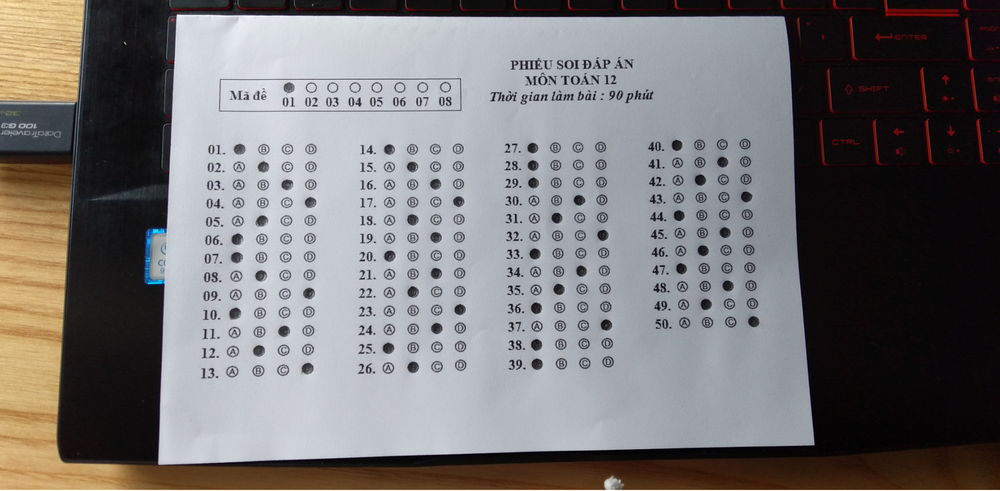
#> input picture Q.PNG, 1000 x 491 px, shrunk from 1777 x 873 before the run, found by its file name
$ python BTLNHOM21.py   (older library calls are emulated)
#> lines starting #> are read from the running program, lines starting #| are printed output that depends on the picture; after the words box and inside, x2 and y2 are one past the last pixel; in counts of white or black regions, pixels touching at a corner belong together
import cv2
import numpy as np
import math

import random
def drawText(image, txt):
	# font
	font = cv2.FONT_HERSHEY_SIMPLEX
	# org
	org = (50, 50)
	# fontScale
	fontScale = 1
	# Blue color in BGR
	color = (255, 0, 0)
	# Line thickness of 2 px
	thickness = 2
	# Using cv2.putText() method
	image = cv2.putText(image, txt, org, font,
						fontScale, color, thickness, cv2.LINE_AA)
	return

# Ham tinh khoang cach giua hai deim
def distance(p1,p2):
    my_dist = math.sqrt(((p1[0] - p2[0]) ** 2) + ((p1[1] - p2[1]) ** 2))
    return  my_dist

def sort_contours(cnts, method="left-to-right"):
	# initialize the reverse flag and sort index
	reverse = False
	i = 0
	# handle if we need to sort in reverse
	if method == "right-to-left" or method == "bottom-to-top":
		reverse = True
	# handle if we are sorting against the y-coordinate rather than
	# the x-coordinate of the bounding box
	if method == "top-to-bottom" or method == "bottom-to-top":
		i = 1
	# construct the list of bounding boxes and sort them from top to
	# bottom
	boundingBoxes = [cv2.boundingRect(c) for c in cnts]
	(cnts, boundingBoxes) = zip(*sorted(zip(cnts, boundingBoxes),
		key=lambda b:b[1][i], reverse=reverse))
	# return the list of sorted contours and bounding boxes
	return (cnts, boundingBoxes)

def order_points(pts):

	rect = np.zeros((4, 2), dtype="float32")

	s = pts.sum(axis=1)
	rect[0] = pts[np.argmin(s)]
	rect[2] = pts[np.argmax(s)]

	diff = np.diff(pts, axis=1)
	rect[1] = pts[np.argmin(diff)]
	rect[3] = pts[np.argmax(diff)]

	# return the ordered coordinates
	return rect

def four_point_transform(image, pts):


	rect = order_points(pts)
	(tl, tr, br, bl) = rect

	widthA = np.sqrt(((br[0] - bl[0]) ** 2) + ((br[1] - bl[1]) ** 2))
	widthB = np.sqrt(((tr[0] - tl[0]) ** 2) + ((tr[1] - tl[1]) ** 2))
	maxWidth = max(int(widthA), int(widthB))

	heightA = np.sqrt(((tr[0] - br[0]) ** 2) + ((tr[1] - br[1]) ** 2))
	heightB = np.sqrt(((tl[0] - bl[0]) ** 2) + ((tl[1] - bl[1]) ** 2))
	maxHeight = max(int(heightA), int(heightB))

	dst = np.array([
		[0, 0],
		[maxWidth - 1, 0],
		[maxWidth - 1, maxHeight - 1],
		[0, maxHeight - 1]], dtype = "float32")
	# compute the perspective transform matrix and then apply it
	M = cv2.getPerspectiveTransform(rect, dst)
	warped = cv2.warpPerspective(image, M, (maxWidth, maxHeight))
	# return the warped image
	return warped

def find_corner_by_rotated_rect(box,approx):
    corner = []
    for p_box in box:
        min_dist = 999999999
        min_p = None
        for p in approx:
            dist = distance(p_box, p[0])
            if dist < min_dist:
                min_dist = dist
                min_p = p[0]
        corner.append(min_p)

    corner = np.array(corner)
    return corner
right_anser = [{0: 1, 1: 2, 2: 0, 3: 3, 4: 1,5: 1,6: 0,7: 2,8:1,9:0,10:1,11:2,12:1,13:2,14:3},{0: 2, 1: 2, 2: 0, 3: 3, 4: 1,5: 1,6: 0,7: 2,8:1,9:0,10:1,11:2,12:1},{0: 1, 1: 2, 2: 0, 3: 3, 4: 1,5: 1,6: 0,7: 2,8:1,9:0,10:1,11:2,12:1},{0: 1, 1: 2, 2: 0, 3: 3, 4: 1,5: 1,6: 0,7: 2,8:1,9:0,10:1,11:2,12:1}]
right_anser2 = [{0: 1, 1: 2, 2: 0, 3: 3, 4: 1,5: 1,6: 0,7: 2,8:1,9:0,10:1,11:2,12:1,13:2,14:3},{0: 1, 1: 2, 2: 0, 3: 3, 4: 1,5: 1,6: 0,7: 2,8:1,9:0,10:1,11:2,12:1},{0: 1, 1: 2, 2: 0, 3: 3, 4: 1,5: 1,6: 0,7: 2,8:1,9:0,10:1,11:2,12:1},{0: 1, 1: 2, 2: 0, 3: 3, 4: 1,5: 1,6: 0,7: 2,8:1,9:0,10:1,11:2,12:1}]
right_anser3 = [{0: 1, 1: 2, 2: 0, 3: 3, 4: 1,5: 1,6: 0,7: 2,8:1,9:0,10:1,11:2,12:1,13:2,14:3},{0: 1, 1: 2, 2: 0, 3: 3, 4: 1,5: 1,6: 0,7: 2,8:1,9:0,10:1,11:2,12:1},{0: 1, 1: 2, 2: 0, 3: 3, 4: 1,5: 1,6: 0,7: 2,8:1,9:0,10:1,11:2,12:1},{0: 1, 1: 2, 2: 0, 3: 3, 4: 1,5: 1,6: 0,7: 2,8:1,9:0,10:1,11:2,12:1}]
right_anser4 = [{0: 1, 1: 2, 2: 0, 3: 3, 4: 1,5: 1,6: 0,7: 2,8:1,9:0,10:1,11:2,12:1,13:2,14:3},{0: 1, 1: 2, 2: 0, 3: 3, 4: 1,5: 1,6: 0,7: 2,8:1,9:0,10:1,11:2,12:1},{0: 1, 1: 2, 2: 0, 3: 3, 4: 1,5: 1,6: 0,7: 2,8:1,9:0,10:1,11:2,12:1},{0: 1, 1: 2, 2: 0, 3: 3, 4: 1,5: 1,6: 0,7: 2,8:1,9:0,10:1,11:2,12:1}]
right_anser5 = [{0: 1, 1: 2, 2: 0, 3: 3, 4: 1,5: 1,6: 0,7: 2,8:1,9:0,10:1,11:2,12:1,13:2,14:3},{0: 1, 1: 2, 2: 0, 3: 3, 4: 1,5: 1,6: 0,7: 2,8:1,9:0,10:1,11:2,12:1},{0: 1, 1: 2, 2: 0, 3: 3, 4: 1,5: 1,6: 0,7: 2,8:1,9:0,10:1,11:2,12:1},{0: 1, 1: 2, 2: 0, 3: 3, 4: 1,5: 1,6: 0,7: 2,8:1,9:0,10:1,11:2,12:1}]
right_anser6 = [{0: 1, 1: 2, 2: 0, 3: 3, 4: 1,5: 1,6: 0,7: 2,8:1,9:0,10:1,11:2,12:1,13:2,14:3},{0: 1, 1: 2, 2: 0, 3: 3, 4: 1,5: 1,6: 0,7: 2,8:1,9:0,10:1,11:2,12:1},{0: 1, 1: 2, 2: 0, 3: 3, 4: 1,5: 1,6: 0,7: 2,8:1,9:0,10:1,11:2,12:1},{0: 1, 1: 2, 2: 0, 3: 3, 4: 1,5: 1,6: 0,7: 2,8:1,9:0,10:1,11:2,12:1}]
right_anser7 = [{0: 1, 1: 2, 2: 0, 3: 3, 4: 1,5: 1,6: 0,7: 2,8:1,9:0,10:1,11:2,12:1,13:2,14:3},{0: 1, 1: 2, 2: 0, 3: 3, 4: 1,5: 1,6: 0,7: 2,8:1,9:0,10:1,11:2,12:1},{0: 1, 1: 2, 2: 0, 3: 3, 4: 1,5: 1,6: 0,7: 2,8:1,9:0,10:1,11:2,12:1},{0: 1, 1: 2, 2: 0, 3: 3, 4: 1,5: 1,6: 0,7: 2,8:1,9:0,10:1,11:2,12:1}]
right_anser8 = [{0: 1, 1: 2, 2: 0, 3: 3, 4: 1,5: 1,6: 0,7: 2,8:1,9:0,10:1,11:2,12:1,13:2,14:3},{0: 1, 1: 2, 2: 0, 3: 3, 4: 1,5: 1,6: 0,7: 2,8:1,9:0,10:1,11:2,12:1},{0: 1, 1: 2, 2: 0, 3: 3, 4: 1,5: 1,6: 0,7: 2,8:1,9:0,10:1,11:2,12:1},{0: 1, 1: 2, 2: 0, 3: 3, 4: 1,5: 1,6: 0,7: 2,8:1,9:0,10:1,11:2,12:1}]

image = cv2.imread('C:/Users/True/Downloads/Q.PNG')
#> image is the input picture: shape (491, 1000, 3); mean B, G, R 116.3, 116.1, 118.6
cv2.imshow ('image',image)
gray = cv2.cvtColor(image, cv2.COLOR_BGR2GRAY)

thresh = cv2.adaptiveThreshold(gray,200,cv2.ADAPTIVE_THRESH_GAUSSIAN_C,cv2.THRESH_BINARY_INV,31,3)
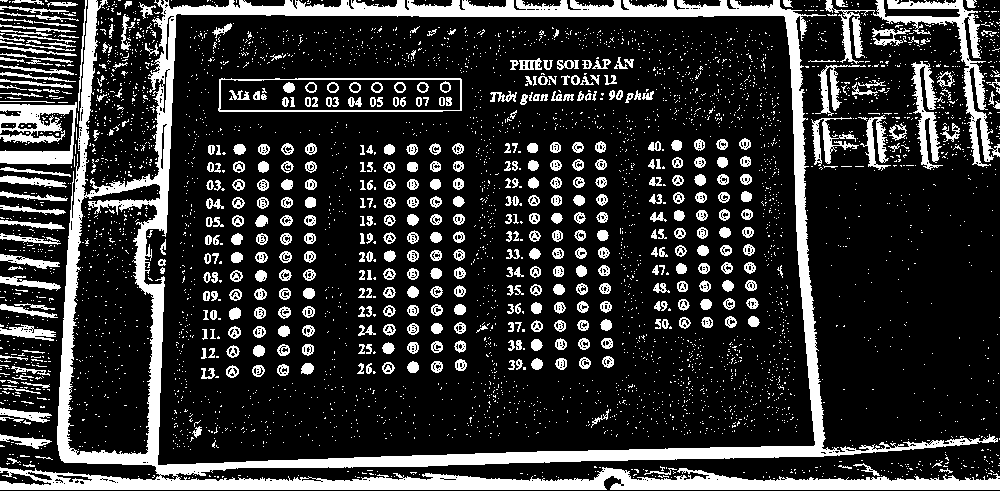
#> thresh: shape (491, 1000); values 0 (black) and 200 (white), 20.1% white; 4117 white regions (3655 under 20 px)
cv2.imshow ('thre',thresh)
contours, hierarchy = cv2.findContours(thresh, cv2.RETR_LIST, cv2.CHAIN_APPROX_SIMPLE)
#> contours = 5435 contours, 4967 with area under 20; largest, box (x1, y1, x2, y2) and area: (0, 0, 1000, 490) 337942, (143, 13, 816, 466) 278728, (66, 183, 161, 456) 18855, (218, 78, 462, 112) 7902, (219, 79, 461, 111) 7412

contours = sorted(contours, key=lambda x: cv2.contourArea(x),reverse=True)
approx = cv2.approxPolyDP(contours[1], 0.01 * cv2.arcLength(contours[1], True), True)
#> approx = [[175, 15], [783, 15], [815, 444], [158, 465]]
rect = cv2.minAreaRect(contours[1])
#> rect = ((475.2, 230.1), (667, 451.5), -1.68)
box = cv2.boxPoints(rect);
#> box = [[148.4, 465.5], [135.2, 14.23], [801.9, -5.35], [815.1, 445.9]]
corner = find_corner_by_rotated_rect(box,approx)
#> the loop in find_corner_by_rotated_rect, `for p_box in box:` made 4 passes
#> p_box on passes 1 to 4: [148.4, 465.5], [135.2, 14.23], [801.9, -5.35], [815.1, 445.9]
#> after the loop in find_corner_by_rotated_rect, `for p_box in box:`: corner = [[158, 465], [175, 15], [783, 15], [815, 444]]
#> corner = [[158, 465], [175, 15], [783, 15], [815, 444]]
image = four_point_transform(image,corner)
#> in order_points, `s = pts.sum(axis=1)`: s = [623, 190, 798, 1259]
#> in order_points, `diff = np.diff(pts, axis=1)`: diff = [307, -160, -768, -371]
#> in four_point_transform, `rect = order_points(pts)`: rect = [[175, 15], [783, 15], [815, 444], [158, 465]]
#> in four_point_transform, `(tl, tr, br, bl) = rect`: tl = [175, 15]; tr = [783, 15]; br = [815, 444]; bl = [158, 465]
#> in four_point_transform, `widthA = np.sqrt(((br[0] - bl[0]) ** 2) + ((br[1] - bl[1]) ** 2))`: widthA = 657.3
#> in four_point_transform, `widthB = np.sqrt(((tr[0] - tl[0]) ** 2) + ((tr[1] - tl[1]) ** 2))`: widthB = 608
#> in four_point_transform, `maxWidth = max(int(widthA), int(widthB))`: maxWidth = 657
#> in four_point_transform, `heightA = np.sqrt(((tr[0] - br[0]) ** 2) + ((tr[1] - br[1]) ** 2))`: heightA = 430.2
#> in four_point_transform, `heightB = np.sqrt(((tl[0] - bl[0]) ** 2) + ((tl[1] - bl[1]) ** 2))`: heightB = 450.3
#> in four_point_transform, `maxHeight = max(int(heightA), int(heightB))`: maxHeight = 450
#> in four_point_transform, `dst = np.array([ [0, 0], [maxWidth - 1, 0], [maxWidth - 1, maxHeight -..`: dst = [[0, 0], [656, 0], [656, 449], [0, 449]]
#> in four_point_transform, `M = cv2.getPerspectiveTransform(rect, dst)`: M = [[1.02, 0.0386, -179.5], [-6.1e-17, 1.07, -16.06], [-7.04e-05, 0.00018, 1]]
wrap = four_point_transform(thresh,corner)
cv2.imshow('canganh',image)
grey = cv2.cvtColor(image, cv2.COLOR_BGR2GRAY)
sobelx=cv2.Sobel(grey,cv2.CV_32F,1,0,-1)
sobely=cv2.Sobel(grey,cv2.CV_32F,0,1,-1)
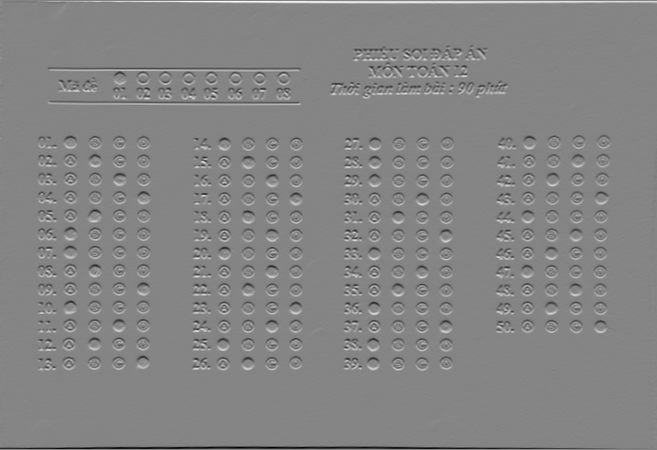
#> sobely: shape (450, 657) float32; min -825, max 759, mean -0.5; drawn with min black and max white
gra1 = cv2.subtract(sobelx, sobely)
gra1 = cv2.convertScaleAbs(gra1)
cv2.imshow ('gra',gra1)
ret, th = cv2.threshold(gra1,60, 255, cv2.THRESH_BINARY)
#> th: shape (450, 657); 15.6% white; 329 white regions (46 under 20 px), largest, box (x1, y1, x2, y2) and area: (47, 67, 302, 106) 3293, (0, 377, 622, 450) 1568, (43, 0, 657, 6) 1447
cv2.imshow ('gra1',th)
kernel=np.ones((3,3),np.uint8)
dilated = cv2.dilate(th,kernel, iterations=3)
#> dilated: shape (450, 657); 41.3% white; 26 white regions, largest, box (x1, y1, x2, y2) and area: (44, 64, 305, 109) 10752, (34, 132, 81, 374) 10300, (188, 134, 235, 374) 10006
#cv2.imshow ('a',dilated)
kernel = cv2.getStructuringElement(cv2.MORPH_ELLIPSE, (22, 11))
closed1 = cv2.morphologyEx(dilated, cv2.MORPH_CLOSE, kernel)
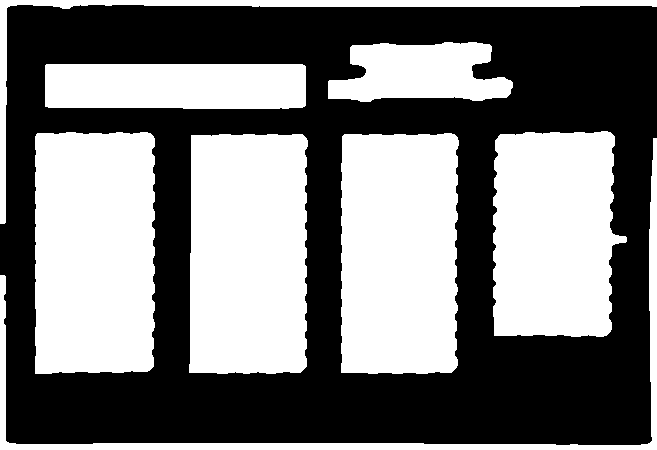
#> closed1: shape (450, 657); 47.4% white; 8 white regions
cv2.imshow ('th',closed1)
contours, h = cv2.findContours(closed1, cv2.RETR_TREE, cv2.CHAIN_APPROX_SIMPLE)
#> contours = 8 contours; box (x1, y1, x2, y2) and area: (35, 132, 155, 374) 28076, (189, 134, 308, 374) 27266, (341, 133, 459, 374) 27178, (493, 131, 627, 337) 23656, (45, 64, 306, 109) 11275, (328, 42, 513, 102) 7848, (0, 138, 657, 450) 6105, (0, 0, 657, 224) 4773; h = [[1, -1, -1, -1], [2, 0, -1, -1], [3, 1, -1, -1], [4, 2, -1, -1], [5, 3, -1, -1], [6, 4, -1, -1], [7, 5, -1, -1], [-1, 6, -1, -1]]
contours= sorted(contours, key = cv2.contourArea, reverse = True)[:5]
#> contours = 5 contours; box (x1, y1, x2, y2) and area: (35, 132, 155, 374) 28076, (189, 134, 308, 374) 27266, (341, 133, 459, 374) 27178, (493, 131, 627, 337) 23656, (45, 64, 306, 109) 11275
t=0
image1=image
X=[0,0,0,0,0]
Y=[0,0,0,0,0]
W=[0,0,0,0,0]
H=[0,0,0,0,0]
for c in contours:
    t=t+1
    x, y, w, h = cv2.boundingRect(c)
    if (w / (h) > 2):
        continue

    ROI = image[y:y + h + 25, x:x + w]
    X[t] = x
    print (x)
    Y[t] = y
    W[t] = w
    H[t] = h
    cv2.imwrite('opencv' + str(t) + '.png', ROI)
    cv2.imshow('t' + str(t), ROI)
#> this loop made 5 passes
#> (x, y, w, h) on passes 1 to 5: (35, 132, 120, 242), (189, 134, 119, 240), (341, 133, 118, 241), (493, 131, 134, 206), (45, 64, 261, 45)
#| 35
#| 189
#| 341
#| 493
#> pass 1, `ROI = image[y:y + h + 25, x:x + w]`:
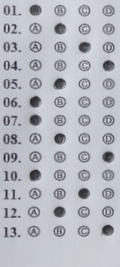
#> ROI: shape (267, 120, 3); mean B, G, R 191.6, 184.7, 181.1
#> pass 3, `ROI = image[y:y + h + 25, x:x + w]`:
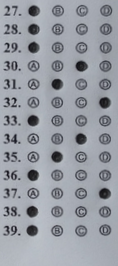
#> ROI: shape (266, 118, 3); mean B, G, R 163.4, 155.4, 151.4
#> after the loop, H = [0, 242, 240, 241, 206]; W = [0, 120, 119, 118, 134]; X = [0, 35, 189, 341, 493]; Y = [0, 132, 134, 133, 131]; t = 5
    # cv2.rectangle(image, (x, y), (x + w, y + h), (0, 255, 0), 2)
for c in contours:
    x, y, w, h = cv2.boundingRect(c)
    if (w / (h) <0.3):
        continue
    ROI1 = image[y:y + h-30, x+80:x + w]
    ROI2= image[y:y + h, x:x + w]

    cv2.imwrite('opencv.png', ROI1)
    cv2.imwrite('opencvR.png', ROI2)
    cv2.imshow ('MADE',ROI2)
#> this loop made 5 passes
#> pass 1, `ROI2= image[y:y + h, x:x + w]`:
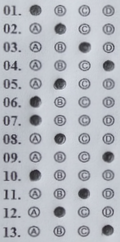
#> ROI2: shape (242, 120, 3); mean B, G, R 189.9, 182.9, 179.4
#> pass 2, `ROI2= image[y:y + h, x:x + w]`:
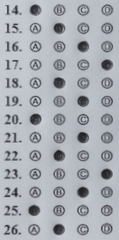
#> ROI2: shape (240, 119, 3); mean B, G, R 180.1, 173.2, 169.3
image = cv2.imread('G:/PycharmProjects/cam/cam1/opencv.png')
#cv2.imshow ('Ima',image)
#> (the run stopped early here; a loop or call above may not have finished)
